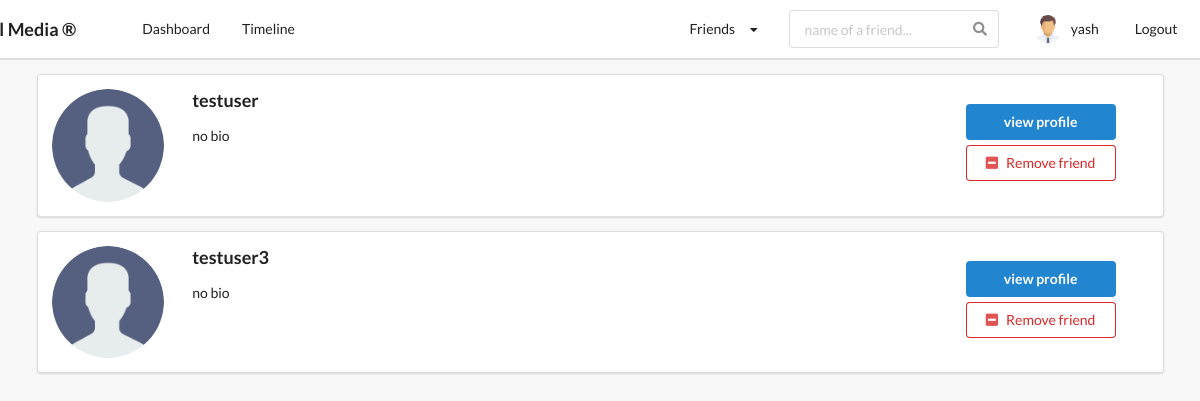
/profiles/friends/ (signed in), run on the app's committed database.
### profiles/models.py (models this page shows, shortened)
class Profile(models.Model):
    first_name = models.CharField(max_length = 200, blank = True)
    last_name = models.CharField(max_length = 200, blank = True)
    user = models.OneToOneField(settings.AUTH_USER_MODEL,on_delete=models.CASCADE)
    bio = models.TextField(default = "no bio", max_length=300, blank = True)
    email = models.EmailField(max_length = 200,blank = True)
    country = models.CharField(choices = COUNTRY_CHOICES, max_length = 100,blank = True)
    avatar = models.ImageField(default = "avatar.png", upload_to = 'avatars/')
    friends = models.ManyToManyField(settings.AUTH_USER_MODEL, blank = True, related_name='friends')
    slug = models.SlugField(unique = True, blank = True)
    updated = models.DateTimeField(auto_now=True)
    created =  models.DateTimeField(auto_now_add=True)
    objects = ProfileManager()
    __initial_first_name = None
    __initial_last_name = None
    def __init__(self,*args, **kwargs):
        super().__init__(*args, **kwargs)
        self.__initial_first_name = self.first_name
        self.__initial_last_name = self.last_name
    def get_absolute_url(self):
        return reverse("profiles:profiles_detail_view", kwargs={"slug":self.slug})
    def get_friends(self):
        return self.friends.all()
    def get_friends_no(self):
        return self.friends.all().count()

### profiles/views.py (the view)
# urls.py: path('friends/', my_friends, name='my_friends_view'),
@login_required
def my_friends(request):
    profile = Profile.objects.get(user = request.user)
    friends = profile.get_friends()
    friends_profile = []
    for friend in friends:
        temp = Profile.objects.get(user = friend)
        friends_profile.append(temp)
    is_empty = False
    if len(friends_profile) == 0:
        is_empty =True
    context = {
        'friends':friends_profile,
        'is_empty':is_empty,
    }
    return render(request, 'profiles/friends_list.html', context)

### profiles/context_processors.py (called while the page is built)
def profile_dp(request):
    if request.user.is_authenticated:
        profile_obj = Profile.objects.get(user=request.user)
        pic = profile_obj.avatar
        return {'picture':pic}
    return {}

def invitation_received_no(request):
    if request.user.is_authenticated:
        profile_obj = Profile.objects.get(user=request.user)
        qs_count = Relationship.objects.invitations_received(profile_obj).count()
        return {'invites_no':qs_count}
    return {}

def friends_no(request):
    if request.user.is_authenticated:
        profile_obj = Profile.objects.get(user=request.user)
        count = profile_obj.get_friends_no()
        return {'friend_count':count}
    return {}

### profiles/models.py (called while the page is built)
    def invitations_received(self,receiver):
        qs = Relationship.objects.filter(receiver=receiver, status='send')
        return qs

### profiles/templates/profiles/friends_list.html (shortened to what this page needs)
{% extends 'base.html' %}
{% block content %}
    {% for friend in friends %}
        <div class="ui segment">
            <div class="ui grid">
                <div class="row">
                    <div class="two wide column">
                        <img class="ui small circular image" src="{{friend.avatar.url}}">
                    </div>
                    <div class="eleven wide column">
                        <h3>{{friend.user}}</h3>
                        <p>{{friend.bio}}</p>
                    </div>
                    <div class="three wide column" style="margin-top:15px;">
                        <a href="{{friend.get_absolute_url}}">
                            <button class="ui primary button" style="margin-bottom:5px; width: 150px">
                                view profile
                            </button>
                        </a>
                        {% if request.user in friend.friends.all %}
                            <form action="{% url 'profiles:remove_friend' %}" method="POST">
                                <button type="submit" class="ui negative basic button"><i class="minus square icon"></i>Remove friend</button>
                            </form>
                        {% endif %}
                    </div>
                </div>
            </div>
        </div>
    {% endfor %}
{% endblock content %}

### templates/main/navbar.html (shortened to what this page needs)
{% url 'posts:main_post_view' as path_to_posts %}
{% url 'profiles:my_profile_view' as path_to_my_profile %}
{% url 'profiles:users_posts' as path_to_timeline %}
{% url 'logout_view' as path_to_logout %}
{% url 'login_view' as path_to_login %}
<div class="ui secondary pointing menu nav" style="height:60px; position:sticky; top:0; z-index:1; background-color: white;">
    <div class="ui container">
        <h3 style="margin-left:-80px; padding-right:50px; padding-top: 8px;">Social Media &reg;</h3>
        <a href="{{path_to_posts}}" class="{% if request.path == path_to_posts %}active{% endif %} item">
            Dashboard
        </a>
        {% if request.user.is_authenticated %}
        <a href="{{path_to_timeline}}" class="{% if request.path == path_to_timeline %}active{% endif %} item">
            Timeline
        </a>
        {% endif %}
        <div class="right menu">
            {% if request.user.is_authenticated %}
                <div class="item">
                    <div class="ui dropdown"> Friends
                        <i class="ui dropdown icon"></i>
                    </div>
                </div>
                <div class="item" style="padding-bottom:0px; padding-right:30px;">
                    <form action="" method="GET">
                        <div class="ui icon input" style="">
                            <input class="prompt transparent" type="text" name='q' placeholder="name of a friend...">
                        </div>
                    </form>
                </div>
                <a style="padding:5px; padding-right:20px" href="{{path_to_my_profile}}" class="{% if request.path == path_to_my_profile %}active{% endif %} item" style="margin-top:10px;">
                    <img src={{picture.url}} class="ui avatar image">&nbsp;
                    {{request.user}}
                </a>
                <a style="margin-right:-30px" href="{{path_to_logout}}" class="ui item">Logout</a>
            {% else %}
                <a href="{{path_to_login}}" class="ui item">
                  Login
                </a>
            {% endif %}
        </div>
    </div>
</div>

### static_project/style.css (style rules this page uses)
body { background-color: #f8f8f8 !important; }
.nav { border-radius: 0px !important; padding: 10px 0 10px 0 !important; background-color: black; }

### data on the page
Profile: avatar (placeholder picture), user "testuser", bio "no bio"
Profile: avatar (placeholder picture), user "testuser3", bio "no bio"

### other printed values
{{ request.user }} "yash"
